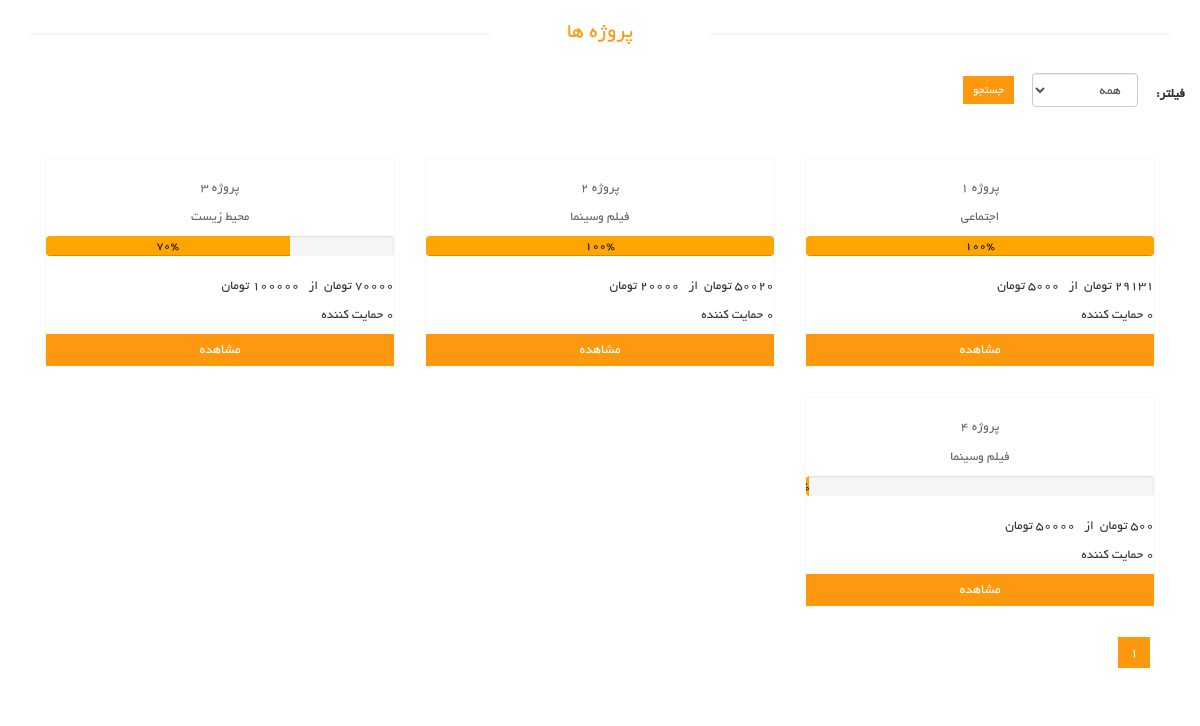
/projects/, run on the app's committed database.
### hami_projects/models.py (models this page shows, shortened)
class Project (models.Model):
    name = models.CharField(max_length=25,verbose_name='عنوان مدیریتی', blank=True, null=True)
    name_show = models.CharField(max_length=25,verbose_name='عنوان قابل نمایش')
    creator = models.ForeignKey(User, on_delete=models.CASCADE, verbose_name='صاحب پروژه')
    Groups = models.ForeignKey(Group, on_delete=models.CASCADE, verbose_name='دسته بندی')
    discribtion = models.TextField(max_length=250, verbose_name='شرح مدیریتی', blank=True, default=0)
    discribtion_show = models.TextField(max_length=250, verbose_name='شرح قابل نمایش')
    order = models.IntegerField(verbose_name='وزن', blank=True, null=True)
    budget = models.PositiveIntegerField(verbose_name='مبلغ مورد نیاز')
    Currentـbudget = models.PositiveIntegerField(verbose_name='مبلغ جمع شده', blank=True, null=True, default=0)
    needed_time =  models.DateField(verbose_name='مدت زمان مورد نیاز ')
    site = models.CharField(max_length=35, verbose_name='سایت')
    email = models.CharField(max_length=35, verbose_name='ایمیل')
    logo = models.ImageField(upload_to=None, blank=True, null=True, verbose_name='عکس کاور')
    status = models.CharField(max_length=35, choices=status, verbose_name='وضعیت', default='disable')
    objects = ProjectManager()
    class Meta:
        verbose_name = 'پروژه'
        verbose_name_plural = 'پروژه ها'
    def supports(self):
        return str(self.support_set.count())
    def percent(self):
        convet_to_percent = (int((self.Currentـbudget * 100)/self.budget))
        if convet_to_percent > 100:
            return 100
        else:
            return convet_to_percent
    def get_absolute_url(self):
        return f"/projects/{self.id}"

class Group (models.Model):
    title = models.CharField(max_length=120, unique=True, verbose_name='عنوان')
    slug = models.CharField(max_length=120, verbose_name='عنوان مدیریتی', null=True, blank=True)
    discribtion = models.TextField(verbose_name='توضیحات')
    image = models.ImageField(upload_to=None, blank=True, null=True, verbose_name='عکس ')
    def __str__(self):
        return self.title or " "
    class Meta:
        verbose_name = 'دسته بندی'
        verbose_name_plural = 'دسته بندی ها'

### hami_projects/views.py (the view)
# urls.py: path('projects/', ProjectsList.as_view()),
class ProjectsList(ListView):
    template_name = 'projects_list.html'
    paginate_by = 6
    def get_queryset(self):
        return Project.objects.all()

### hami_projects/templates/projects_list.html (shortened to what this page needs)
{% extends 'shared/_MainLayout.html' %}
{% load static %}
{% load render_partial %}
{% block content %}
    <section>
        <div class="container">
            <div class="row">
                <h2 id="projects-list" class="title text-center">پروژه ها</h2>
                <form id="filter-form" action="filter" method="get" class="form-inline">
                    <label for="sort" class="control-label">فیلتر:</label>
                    <div class="form-group">
                        <div class="col-sm-12 text-right">
                            <select name="sort" id="sort" class="form-control">
                                <option value="all" selected="&quot;selected&quot;">همه</option>
                            </select>
                        </div>
                    </div>
                    <input type="submit" value="جستجو" class="btn btn-sm btn-primary"></button>
                </form>
                <div class="col-sm-12">
                    <div class="features_items">
                        {% for project in page_obj %}
                        <div class="col-sm-4">
                            <div class="product-image-wrapper">
                                <div class="single-products">
                                    <div class="productinfo text-center">
                                        <p>{{ project.name_show }}</p>
                                        <p>{{ project.Groups }}</p>
                                    </div>
                                    <div  class="progress pull-left  text-center " style="width: 100%;">
                                        <div id="progres" class="progress-bar " role="progressbar" style="width:{{project.percent}}%;color:black;" aria-valuenow="25" aria-valuemin="0" aria-valuemax="100">{{project.percent}}%</div>
                                    </div>
                                    <br><br>
                                    <div class="flex-row">
                                        <p class="pull-right"><span> {{project.Currentـbudget}} تومان &nbsp</span></p>
                                        <p class="pr-3"><span> از </span class=""><span>&nbsp {{ project.budget }} تومان </span></p>
                                        <p class=""><span> {{project.supports}}</span> حمایت کننده </p>
                                        <a class="btn btn-primary btn-block" href="{{ project.get_absolute_url }}">مشاهده </a>
                                    </div>
                                    <div class="product-overlay">
                                        <div class="overlay-content">
                                        </div>
                                    </div>
                                </div>
                            </div>
                        </div>
                        {% endfor %}
                        <div class="clearfix"></div>
                        <ul class="pagination">
                            {% for page in paginator.page_range %}
                                {% if page == page_obj.number %}
                                    <li class="active"><a href="?page={{ page }}">{{ page }}</a></li>
                                {% else %}
                                    <li><a href="?page={{ page }}">{{ page }}</a></li>
                                {% endif %}
                            {% endfor %}
                        </ul>
                    </div>
                </div>
            </div>
        </div>
    </section>
{% endblock %}

### assets/css/main.css (style rules this page uses)
body { font-family: 'BYekan'; font-size: 10pt; position: relative; font-weight: normal; direction: rtl; }
ul li { list-style: none; }
a { -webkit-transition: 300ms; -moz-transition: 300ms; -o-transition: 300ms; transition: 300ms; }
h1, h2, h3, h4, h5, h6 { font-family: 'BYekan', sans-serif; }
#progres { background-color: orange !important; }
#projects-list { padding-top: 20px !important; }
.left-sidebar h2:after, h2.title:after { content: " "; position: absolute; border: 1px solid #f5f5f5; bottom:8px; right: 0; width: 100%; height: 0; z-index: -2; }
h2.title:before { content: " "; position: absolute; background: #fff; bottom: -6px; width: 220px; height: 30px; z-index: -1; right: 50%; margin-right: -110px; }
.features_items { overflow:hidden; }
h2.title { color: #FE980F; font-family: 'BYekan', sans-serif; font-size: 16pt; font-weight: 400; margin: 0 15px; text-transform: uppercase; margin-bottom: 30px; position: relative; }
.product-image-wrapper { border:1px solid #F7F7F5; overflow: hidden; margin-bottom:30px; }
.single-products { position: relative; }
.productinfo p { font-family: 'BYekan', sans-serif; font-size: 10pt; font-weight: 400; color: #696763; }
.productinfo { position:relative; }
.product-overlay { background:#FE980F; top: 0; display: none; height: 0; position: absolute; transition: height 500ms ease 0s; width: 100%; display: block; }
.product-overlay .overlay-content { bottom: 0; position: absolute; bottom: 0; text-align: center; width: 100%; }
.pagination { display: inline-block; margin-bottom: 25px; margin-top: 0; padding-right: 15px; }
.pagination li:first-child a, .pagination li:first-child span { border-bottom-left-radius: 0; border-top-left-radius: 0; margin-left: 0; }
.pagination li:last-child a, .pagination li:last-child span { border-bottom-right-radius: 0; border-top-right-radius: 0; }
.pagination .active a, .pagination .active span, .pagination .active a:hover, .pagination .active span:hover, .pagination .active a:focus, .pagination .active span:focus { background-color: #FE980F; border-color: #FE980F; color: #FFFFFF; cursor: default; z-index: 2; }
.pagination li a, .pagination li span { background-color: #f0f0e9; border: 0; float: left; line-height: 1.42857; margin-left: -1px; padding: 6px 12px; position: relative; text-decoration: none; margin-right: 5px; color:#000; }
.chose_area input, select, textarea { background: #F0F0E9; border:0; color: #696763; padding: 6px; width: 100%; border-radius: 0; resize: none }
.btn.btn-primary { background:#FE980F; border: 0 none; border-radius: 0; }
#filter-form { margin-bottom:50px !important; }

### data on the page
Project: name_show "پروژه ۱", Groups "اجتماعی", percent "100", Currentـbudget "29131", budget "5000", supports "0"
Project: name_show "پروژه 2", Groups "فیلم وسینما", percent "100", Currentـbudget "50020", budget "20000", supports "0"
Project: name_show "پروژه 3", Groups "محیط زیست", percent "70", Currentـbudget "70000", budget "100000", supports "0"
Project: name_show "پروژه 4", Groups "فیلم وسینما", Currentـbudget "500", budget "50000", supports "0"

### other printed values
{{ page }} "1"
